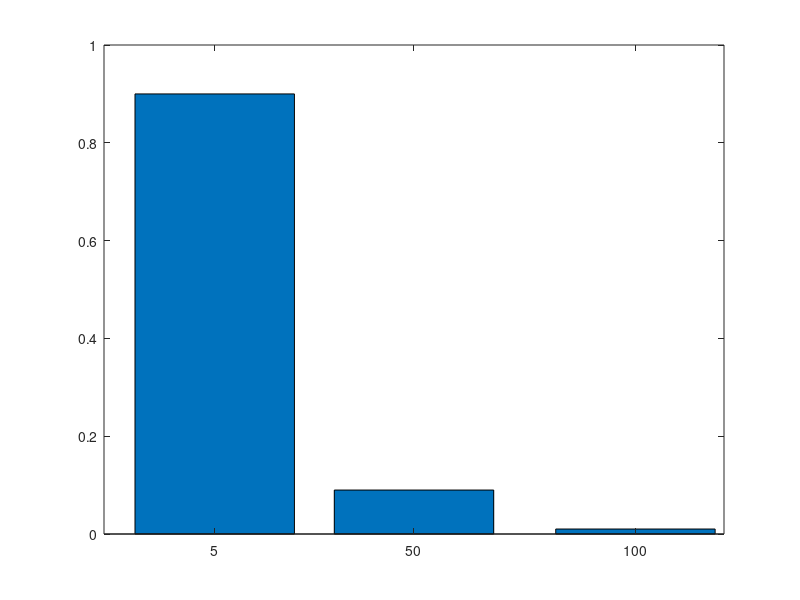

MATLAB code to generate this figure:
S = [5 50 100];
P = [9/10 9/100 1/100];

X = cumsum(P);
p = zeros(1, 1e6);
for i = 1:1e6
    x = rand;
    if x <= 0.9
        p(i) = 5;
    elseif x <= 0.99
        p(i) = 50;
    else
        p(i) = 100;
    end
end

bar(S, [sum(p == 5) sum(p == 50) sum(p == 100)] / 1e6);